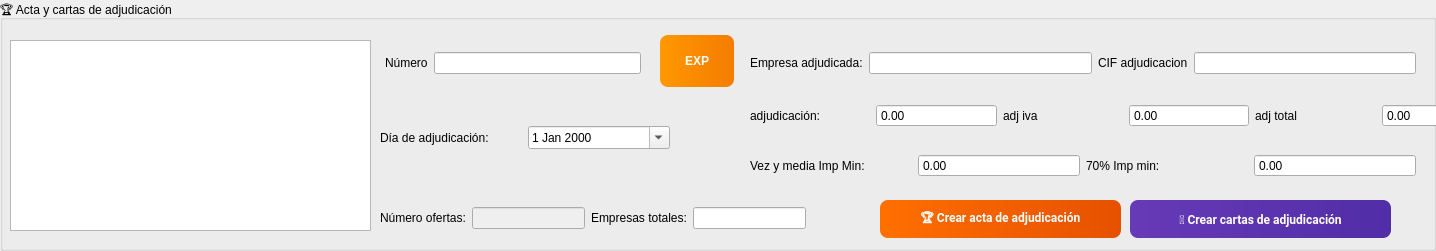
     <widget class="QGroupBox" name="groupBox_10">
      <property name="geometry">
       <rect>
        <x>65</x>
        <y>185</y>
        <width>1436</width>
        <height>251</height>
       </rect>
      </property>
      <property name="title">
       <string>🏆 Acta y cartas de adjudicación</string>
      </property>
      <widget class="QTableWidget" name="TwOfertas">
       <property name="geometry">
        <rect>
         <x>10</x>
         <y>40</y>
         <width>361</width>
         <height>191</height>
        </rect>
       </property>
       <property name="font">
        <font>
         <family>Segoe UI,Roboto,Arial,sans-serif</family>
         <pointsize>9</pointsize>
        </font>
       </property>
       <attribute name="verticalHeaderDefaultSectionSize">
        <number>40</number>
       </attribute>
       <attribute name="verticalHeaderMinimumSectionSize">
        <number>40</number>
       </attribute>
      </widget>
      <widget class="QPushButton" name="Generar_acta_adj">
       <property name="geometry">
        <rect>
         <x>880</x>
         <y>200</y>
         <width>241</width>
         <height>38</height>
        </rect>
       </property>
       <property name="font">
        <font>
         <family>Segoe UI,Roboto,Arial,sans-serif</family>
         <pointsize>9</pointsize>
         <weight>75</weight>
         <bold>true</bold>
        </font>
       </property>
       <property name="styleSheet">
        <string notr="true">QPushButton {
    background: qlineargradient(x1:0,y1:0,x2:1,y2:0, stop:0 #FF6F00, stop:1 #E65100);
    color: #ffffff;
    border: none;
    border-radius: 8px;
    padding: 6px 12px;
    font-weight: 600;
}
QPushButton:hover {
    background: qlineargradient(x1:0,y1:0,x2:1,y2:0, stop:0 #FF8F00, stop:1 #FF6F00);
}
QPushButton:pressed {
    background: #BF360C;
}</string>
       </property>
       <property name="text">
        <string>🏆 Crear acta de adjudicación</string>
       </property>
      </widget>
      <widget class="QPushButton" name="Generar_carta_adj">
       <property name="geometry">
        <rect>
         <x>1130</x>
         <y>200</y>
         <width>261</width>
         <height>38</height>
        </rect>
       </property>
       <property name="font">
        <font>
         <family>Segoe UI,Roboto,Arial,sans-serif</family>
         <pointsize>9</pointsize>
         <weight>75</weight>
         <bold>true</bold>
        </font>
       </property>
       <property name="styleSheet">
        <string notr="true">QPushButton {
    background: qlineargradient(x1:0,y1:0,x2:1,y2:0, stop:0 #673AB7, stop:1 #512DA8);
    color: #ffffff;
    border: none;
    border-radius: 8px;
    padding: 6px 12px;
    font-weight: 600;
}
QPushButton:hover {
    background: qlineargradient(x1:0,y1:0,x2:1,y2:0, stop:0 #7986CB, stop:1 #673AB7);
}
QPushButton:pressed {
    background: #4527A0;
}</string>
       </property>
       <property name="text">
        <string>📄 Crear cartas de adjudicación</string>
       </property>
      </widget>
      <widget class="QWidget" name="layoutWidget">
       <property name="geometry">
        <rect>
         <x>750</x>
         <y>95</y>
         <width>752</width>
         <height>41</height>
        </rect>
       </property>
       <layout class="QHBoxLayout" name="horizontalLayout_10">
        <property name="sizeConstraint">
         <enum>QLayout::SetDefaultConstraint</enum>
        </property>
        <item>
         <widget class="QLabel" name="Lb26">
          <property name="text">
           <string>adjudicación:</string>
          </property>
         </widget>
        </item>
        <item>
         <widget class="QDoubleSpinBox" name="precioAdjudicacion">
          <property name="readOnly">
           <bool>true</bool>
          </property>
          <property name="buttonSymbols">
           <enum>QAbstractSpinBox::NoButtons</enum>
          </property>
          <property name="decimals">
           <number>2</number>
          </property>
          <property name="minimum">
           <double>0.000000000000000</double>
          </property>
          <property name="maximum">
           <double>100000000.000000000000000</double>
          </property>
          <property name="singleStep">
           <double>1.000000000000000</double>
          </property>
         </widget>
        </item>
        <item>
         <widget class="QLabel" name="Lb25">
          <property name="text">
           <string>adj iva </string>
          </property>
         </widget>
        </item>
        <item>
         <widget class="QDoubleSpinBox" name="precioAdjudicacionIva">
          <property name="readOnly">
           <bool>true</bool>
          </property>
          <property name="buttonSymbols">
           <enum>QAbstractSpinBox::NoButtons</enum>
          </property>
          <property name="decimals">
           <number>2</number>
          </property>
          <property name="minimum">
           <double>0.000000000000000</double>
          </property>
          <property name="maximum">
           <double>100000000.000000000000000</double>
          </property>
          <property name="singleStep">
           <double>1.000000000000000</double>
          </property>
         </widget>
        </item>
        <item>
         <widget class="QLabel" name="Lb25_2">
          <property name="text">
           <string>adj total </string>
          </property>
         </widget>
        </item>
        <item>
         <widget class="QDoubleSpinBox" name="precioAdjudicacionTotal">
          <property name="readOnly">
           <bool>true</bool>
          </property>
          <property name="buttonSymbols">
           <enum>QAbstractSpinBox::NoButtons</enum>
          </property>
          <property name="decimals">
           <number>2</number>
          </property>
          <property name="minimum">
           <double>0.000000000000000</double>
          </property>
          <property name="maximum">
           <double>100000000.000000000000000</double>
          </property>
          <property name="singleStep">
           <double>1.000000000000000</double>
          </property>
         </widget>
        </item>
       </layout>
      </widget>
      <widget class="QWidget" name="layoutWidget">
       <property name="geometry">
        <rect>
         <x>750</x>
         <y>40</y>
         <width>666</width>
         <height>46</height>
        </rect>
       </property>
       <layout class="QHBoxLayout" name="horizontalLayout_11">
        <item>
         <widget class="QLabel" name="Lb24">
          <property name="text">
           <string>Empresa adjudicada:</string>
          </property>
          <property name="wordWrap">
           <bool>true</bool>
          </property>
         </widget>
        </item>
        <item>
         <widget class="QLineEdit" name="empresaAdjudicada" />
        </item>
        <item>
         <widget class="QLabel" name="Lb24_4">
          <property name="text">
           <string>CIF adjudicacion</string>
          </property>
          <property name="wordWrap">
           <bool>true</bool>
          </property>
         </widget>
        </item>
        <item>
         <widget class="QLineEdit" name="contratistaCIF" />
        </item>
       </layout>
      </widget>
      <widget class="QWidget" name="layoutWidget">
       <property name="geometry">
        <rect>
         <x>380</x>
         <y>195</y>
         <width>426</width>
         <height>46</height>
        </rect>
       </property>
       <layout class="QHBoxLayout" name="horizontalLayout_12">
        <item>
         <widget class="QLabel" name="label_74">
          <property name="text">
           <string>Número ofertas:</string>
          </property>
         </widget>
        </item>
        <item>
         <widget class="QLineEdit" name="numEmpresasPresentadas">
          <property name="enabled">
           <bool>false</bool>
          </property>
          <property name="maximumSize">
           <size>
            <width>16777215</width>
            <height>16777215</height>
           </size>
          </property>
         </widget>
        </item>
        <item>
         <widget class="QLabel" name="label_73">
          <property name="text">
           <string>Empresas totales:</string>
          </property>
         </widget>
        </item>
        <item>
         <widget class="QLineEdit" name="numEmpresasSolicitadas" />
        </item>
       </layout>
      </widget>
      <widget class="QWidget" name="layoutWidget">
       <property name="geometry">
        <rect>
         <x>385</x>
         <y>40</y>
         <width>256</width>
         <height>46</height>
        </rect>
       </property>
       <layout class="QHBoxLayout" name="horizontalLayout_13">
        <item>
         <widget class="QLabel" name="Lb23">
          <property name="text">
           <string>Número</string>
          </property>
         </widget>
        </item>
        <item>
         <widget class="QLineEdit" name="numeroExpediente" />
        </item>
       </layout>
      </widget>
      <widget class="QWidget" name="layoutWidget">
       <property name="geometry">
        <rect>
         <x>380</x>
         <y>115</y>
         <width>290</width>
         <height>45</height>
        </rect>
       </property>
       <layout class="QHBoxLayout" name="horizontalLayout_14">
        <item>
         <widget class="QLabel" name="label_47">
          <property name="text">
           <string>Día de adjudicación:</string>
          </property>
         </widget>
        </item>
        <item>
         <widget class="QDateEdit" name="fechaAdjudicacion">
          <property name="calendarPopup">
           <bool>true</bool>
          </property>
         </widget>
        </item>
       </layout>
      </widget>
      <widget class="QPushButton" name="btn_cambio_exp">
       <property name="geometry">
        <rect>
         <x>660</x>
         <y>35</y>
         <width>74</width>
         <height>52</height>
        </rect>
       </property>
       <property name="styleSheet">
        <string notr="true">QPushButton {
    background: qlineargradient(x1:0,y1:0,x2:1,y2:0, stop:0 #FF9800, stop:1 #F57C00);
    color: #ffffff;
    border: none;
    border-radius: 8px;
    padding: 6px 12px;
    font-weight: 600;
}
QPushButton:hover {
    background: qlineargradient(x1:0,y1:0,x2:1,y2:0, stop:0 #FFB74D, stop:1 #FF9800);
}
QPushButton:pressed {
    background: #E65100;
}</string>
       </property>
       <property name="text">
        <string>EXP</string>
       </property>
      </widget>
      <widget class="QWidget" name="layoutWidget">
       <property name="geometry">
        <rect>
         <x>750</x>
         <y>145</y>
         <width>666</width>
         <height>41</height>
        </rect>
       </property>
       <layout class="QHBoxLayout" name="horizontalLayout_39">
        <item>
         <widget class="QLabel" name="Lb_27">
          <property name="text">
           <string>Vez y media Imp Min:</string>
          </property>
         </widget>
        </item>
        <item>
         <widget class="QDoubleSpinBox" name="licitacion15">
          <property name="readOnly">
           <bool>true</bool>
          </property>
          <property name="buttonSymbols">
           <enum>QAbstractSpinBox::NoButtons</enum>
          </property>
          <property name="decimals">
           <number>2</number>
          </property>
          <property name="minimum">
           <double>0.000000000000000</double>
          </property>
          <property name="maximum">
           <double>100000000.000000000000000</double>
          </property>
          <property name="singleStep">
           <double>1.000000000000000</double>
          </property>
         </widget>
        </item>
        <item>
         <widget class="QLabel" name="Lb_28">
          <property name="text">
           <string>70% Imp min:</string>
          </property>
         </widget>
        </item>
        <item>
         <widget class="QDoubleSpinBox" name="licitacion07">
          <property name="readOnly">
           <bool>true</bool>
          </property>
          <property name="buttonSymbols">
           <enum>QAbstractSpinBox::NoButtons</enum>
          </property>
          <property name="decimals">
           <number>2</number>
          </property>
          <property name="minimum">
           <double>0.000000000000000</double>
          </property>
          <property name="maximum">
           <double>100000000.000000000000000</double>
          </property>
          <property name="singleStep">
           <double>1.000000000000000</double>
          </property>
         </widget>
        </item>
       </layout>
      </widget>
     </widget>
